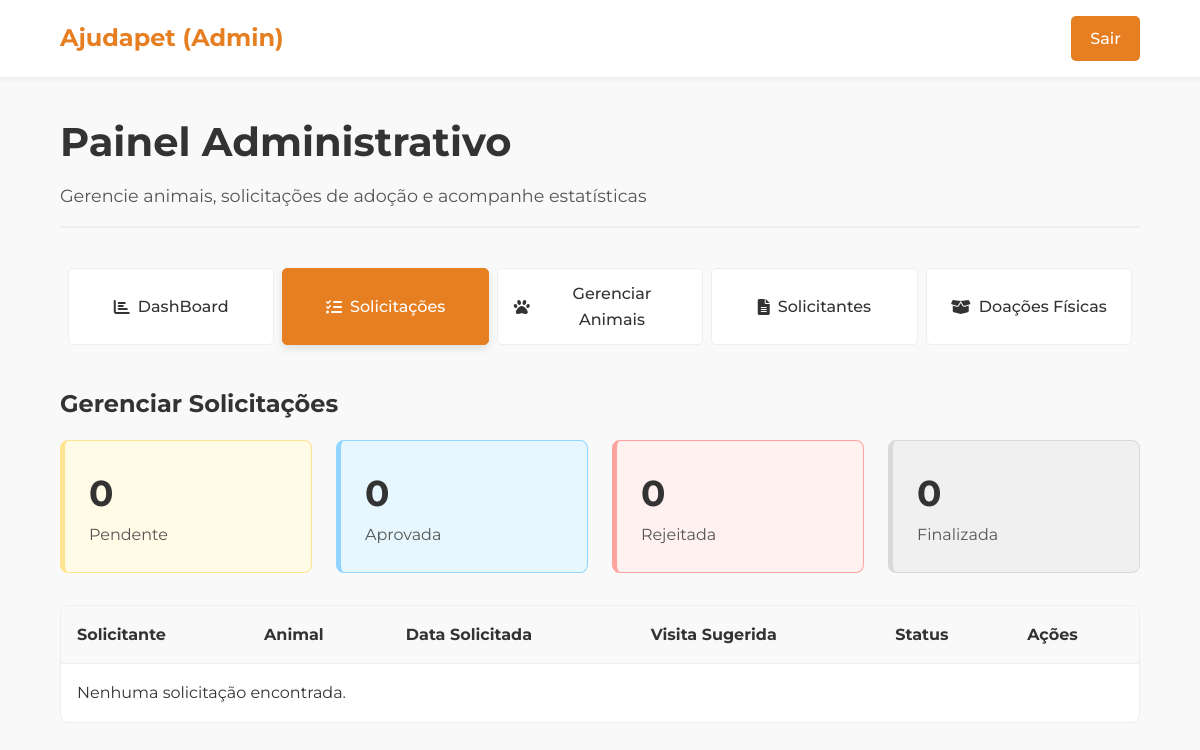
/admin/avaliar_solicitacoes.php (signed in), run on an earlier commit of the app's database.
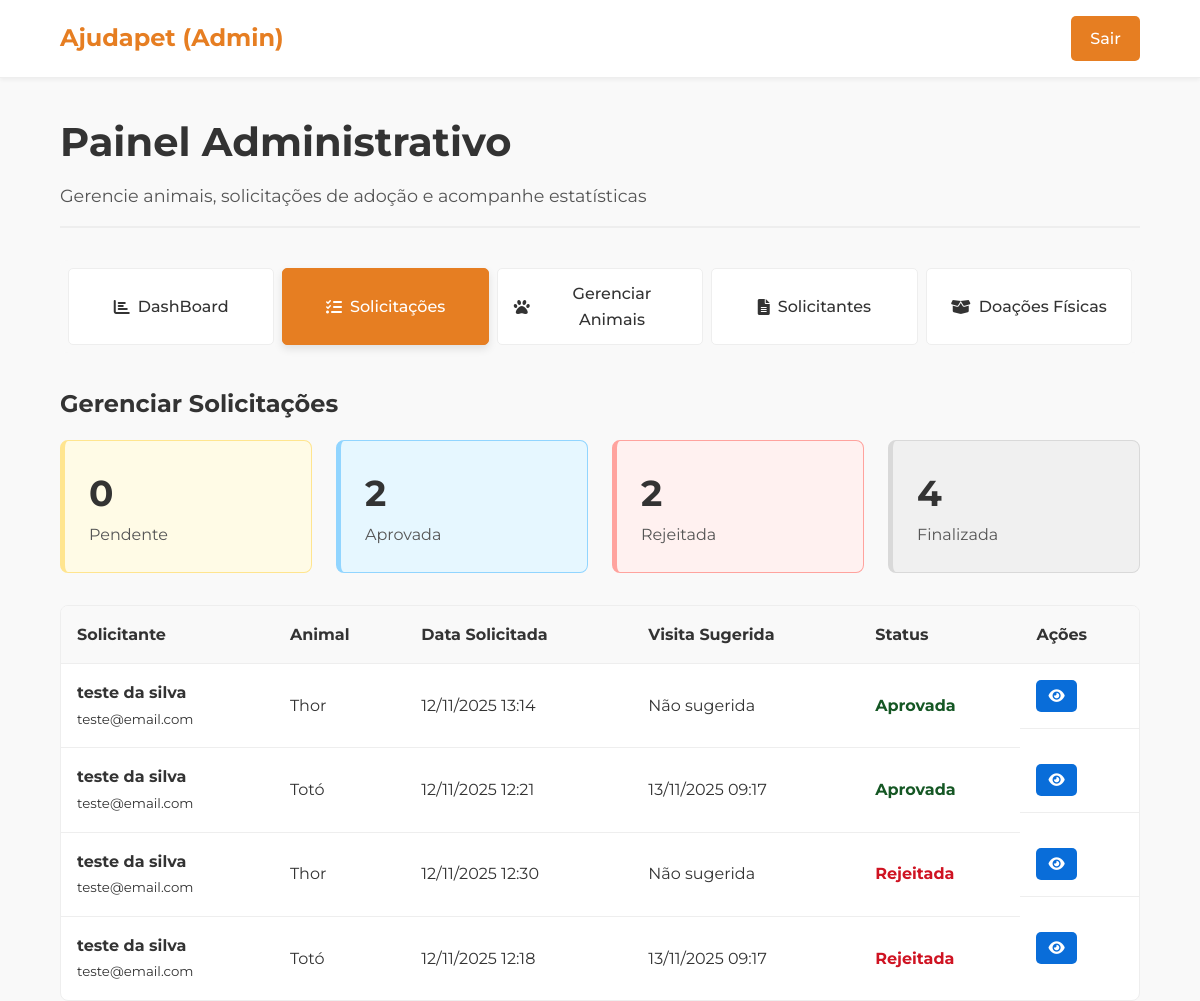
And on a later commit of the database.
### tables this page shows
CREATE TABLE `solicitante` (
  `id` int(11) NOT NULL,
  `nome` varchar(255) NOT NULL,
  `cpf` varchar(14) NOT NULL,
  `email` varchar(255) NOT NULL,
  `senha` varchar(255) NOT NULL,
  `telefone` varchar(20) DEFAULT NULL,
  `endereco_completo` varchar(500) DEFAULT NULL,
  `cidade` varchar(100) DEFAULT NULL,
  `estado` varchar(2) DEFAULT NULL,
  `cep` varchar(10) DEFAULT NULL,
  `tipo_moradia` varchar(100) DEFAULT NULL,
  `possui_quintal` enum('Sim','Não') DEFAULT NULL,
  `ja_teve_pets` tinyint(1) DEFAULT NULL,
  `descricao_pets_anteriores` text DEFAULT NULL,
  `experiencia_animais` varchar(255) DEFAULT NULL,
  `disponibilidade_tempo` varchar(255) DEFAULT NULL,
  `motivacao_adotar` text DEFAULT NULL,
  `data_cadastro` timestamp NOT NULL DEFAULT current_timestamp(),
  `ativo` tinyint(1) DEFAULT 1
);

CREATE TABLE `animal` (
  `id` int(11) NOT NULL,
  `id_admin_cadastro` int(11) NOT NULL,
  `nome` varchar(100) NOT NULL,
  `sexo` enum('Macho','Fêmea') DEFAULT NULL,
  `raca` varchar(100) DEFAULT NULL,
  `porte` enum('Pequeno','Médio','Grande') DEFAULT NULL,
  `data_nascimento` date DEFAULT NULL,
  `peso` decimal(5,2) DEFAULT NULL,
  `cor_pelagem` varchar(50) DEFAULT NULL,
  `personalidade` text DEFAULT NULL,
  `imagem_url` varchar(255) DEFAULT NULL,
  `castrado` tinyint(1) DEFAULT 0,
  `microchip` varchar(50) DEFAULT NULL,
  `status` enum('Disponível','Em processo','Adotado','Indisponível') DEFAULT 'Disponível',
  `descricao_historia` text DEFAULT NULL,
  `observacoes` text DEFAULT NULL,
  `data_cadastro` timestamp NOT NULL DEFAULT current_timestamp(),
  `data_adocao` datetime DEFAULT NULL,
  `id_adotante` int(11) DEFAULT NULL
);

### admin/avaliar_solicitacoes.php (the view, shortened to what the changed rows need)
<?php
require_once '../config/conexao.php';
try {
    $sql_counts = "SELECT
                        SUM(CASE WHEN status = 'Pendente' THEN 1 ELSE 0 END) AS pendentes,
                        SUM(CASE WHEN status = 'Aprovada' THEN 1 ELSE 0 END) AS aprovadas,
                        SUM(CASE WHEN status = 'Rejeitada' THEN 1 ELSE 0 END) AS rejeitadas
                    FROM SolicitacaoAdoção";
    $stmt_counts = $pdo->query($sql_counts);
    $counts = $stmt_counts->fetch(PDO::FETCH_ASSOC);
    $total_pendentes = $counts['pendentes'] ?? 0;
    $total_aprovadas = $counts['aprovadas'] ?? 0;
    $total_rejeitadas = $counts['rejeitadas'] ?? 0;
    $total_finalizadas = $total_aprovadas + $total_rejeitadas;
    $sql_list = "SELECT
                    s.id,
                    s.data_solicitacao,
                    s.data_visita_sugerida,
                    s.status,
                    sol.nome AS solicitante_nome,
                    sol.email AS solicitante_email,
                    a.nome AS animal_nome
                FROM SolicitacaoAdoção AS s
                JOIN Solicitante AS sol ON s.id_solicitante = sol.id
                JOIN Animal AS a ON s.id_animal = a.id
                ORDER BY
                    CASE
                        WHEN s.status = 'Pendente' THEN 1
                        WHEN s.status = 'Aprovada' THEN 2
                        WHEN s.status = 'Rejeitada' THEN 3
                    END ASC,
                    s.data_solicitacao DESC";
    $stmt_list = $pdo->query($sql_list);
    $solicitacoes = $stmt_list->fetchAll(PDO::FETCH_ASSOC);
} catch (PDOException $e) {
    die("Erro ao buscar dados das solicitações: " . $e->getMessage());
}
?>
<!DOCTYPE html>
<html lang="pt-BR">
<head>
    <link rel="stylesheet" href="../assets/css/global.css">
    <link rel="stylesheet" href="../assets/css/admin_global.css">
    <link rel="stylesheet" href="../assets/css/admin_solicitacoes.css">
    <link rel="stylesheet" href="https://cdnjs.cloudflare.com/ajax/libs/font-awesome/6.0.0-beta3/css/all.min.css">
</head>
<body>
    <main class="container admin-dashboard">
        <div class="admin-header">
            <h1>Painel Administrativo</h1>
        </div>
        <div id="solicitacoes" class="tab-content active" style="display:block;"> <h3>Gerenciar Solicitações</h3>
            <div class="stat-grid" style="grid-template-columns: repeat(4, 1fr);">
                <div class="stat-card" style="background: #fffbe6; border-color: #ffe58f;">
                    <div class="stat-info">
                        <h2><?php echo $total_pendentes; ?></h2>
                    </div>
                </div>
                <div class="stat-card" style="background: #e6f7ff; border-color: #91d5ff;">
                    <div class="stat-info">
                        <h2><?php echo $total_aprovadas; ?></h2>
                        <p>Aprovada</o>
                    </div>
                </div>
                <div class="stat-card" style="background: #fff1f0; border-color: #ffa39e;">
                    <div class="stat-info">
                        <h2><?php echo $total_rejeitadas; ?></h2>
                        <p>Rejeitada</p>
                    </div>
                </div>
                <div class="stat-card" style="background: #f0f0f0; border-color: #d9d9d9;">
                    <div class="stat-info">
                        <h2><?php echo $total_finalizadas; ?></h2>
                        <p>Finalizada</p>
                    </div>
                </div>
            </div>
            <div class="admin-table-container">
                <table class="admin-table">
                    <thead>
                        <tr>
                            <th>Solicitante</th>
                            <th>Animal</th>
                            <th>Data Solicitada</th>
                            <th>Visita Sugerida</th>
                            <th>Status</th>
                            <th>Ações</th>
                        </tr>
                    </thead>
                    <tbody>
                        <?php if (count($solicitacoes) > 0): ?>
                            <?php foreach ($solicitacoes as $s): ?>
                                <tr>
                                    <td>
                                        <strong><?php echo htmlspecialchars($s['solicitante_nome']); ?></strong><br>
                                        <small><?php echo htmlspecialchars($s['solicitante_email']); ?></small>
                                    </td>
                                    <td><?php echo htmlspecialchars($s['animal_nome']); ?></td>
                                    <td><?php echo date('d/m/Y H:i', strtotime($s['data_solicitacao'])); ?></td>
                                    <td>
                                        <?php echo $s['data_visita_sugerida'] ? date('d/m/Y H:i', strtotime($s['data_visita_sugerida'])) : 'Não sugerida'; ?>
                                    </td>
                                    <td>
                                        <span class="status-<?php echo strtolower($s['status']); ?>">
                                            <?php echo htmlspecialchars($s['status']); ?>
                                        </span>
                                    </td>
                                    <td class="action-buttons">
                                        <button class="action-btn view" onclick="abrirModalView(<?php echo $s['id']; ?>)">
                                            <i class="fas fa-eye"></i>
                                        </button>
                                    </td>
                                </tr>
                            <?php endforeach; ?>
                        <?php else: ?>
                            <tr>
                                <td colspan="6">Nenhuma solicitação encontrada.</td>
                            </tr>
                        <?php endif; ?>
                    </tbody>
                </table>
            </div>
        </div> </main>
</body>
</html>

What changed in the data, as far as the page shows it:
added solicitacaoadoção: id_solicitante.nome "teste da silva", id_solicitante.email "teste@email.com", id_animal.nome "Thor", data_solicitacao "12/11/2025 13:14", shows "Não sugerida", status "Aprovada"
added solicitacaoadoção: id_solicitante.nome "teste da silva", id_solicitante.email "teste@email.com", id_animal.nome "Totó", data_solicitacao "12/11/2025 12:21", data_visita_sugerida "13/11/2025 09:17", status "Aprovada"
added solicitacaoadoção: id_solicitante.nome "teste da silva", id_solicitante.email "teste@email.com", id_animal.nome "Thor", data_solicitacao "12/11/2025 12:30", shows "Não sugerida", status "Rejeitada"
added solicitacaoadoção: id_solicitante.nome "teste da silva", id_solicitante.email "teste@email.com", id_animal.nome "Totó", data_solicitacao "12/11/2025 12:18", data_visita_sugerida "13/11/2025 09:17", status "Rejeitada"
Also different on the page:
$total_aprovadas: "0" → "2"
$total_rejeitadas: "0" → "2"
$total_finalizadas: "0" → "4"
text no longer shown: "Nenhuma solicitação encontrada."
